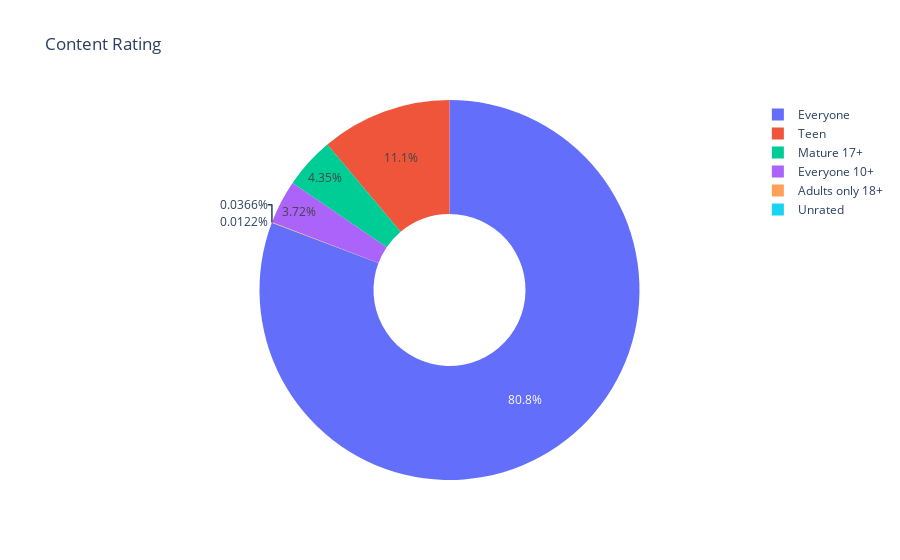

Source (notebook cell):
### Code cell
r_data = {'Content_Rating': ratings.index, 'Count': ratings.values}
ratings_df = pd.DataFrame(r_data)
fig = go.Figure(data=[go.Pie(labels=ratings_df['Content_Rating'], values=ratings_df['Count'], hole=0.4)])  # Adjust the hole value as needed
fig.update_layout(title_text="Content Rating")
fig.show()

### Figure 1 — Plotly figure (JSON) as saved in the notebook; plotly's stock layout.template omitted (floating-point values rounded to 4 significant figures)
{"data": [{"hole": 0.4, "labels": ["Everyone", "Teen", "Mature 17+", "Everyone 10+", "Adults only 18+", "Unrated"], "type": "pie", "values": [6621, 912, 357, 305, 3, 1]}], "layout": {"autosize": true, "title": {"text": "Content Rating"}}}
